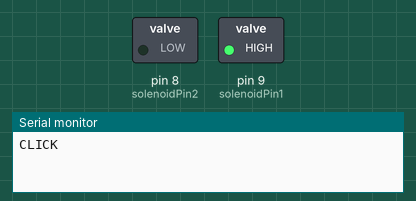
Simulated run of this sketch. Board: Arduino Uno, built with avr-gcc and run on an emulated ATmega328P. Parts: switched loads named in the sketch (green lamp = pin HIGH), the last lines printed to the serial monitor.

Above: at 5.0 s.
At 15.0 s:
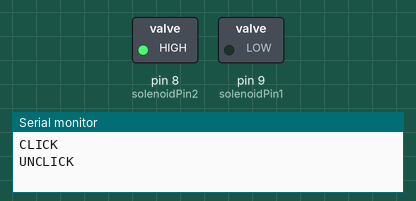
Timing chart, 0 to 26.0 s (numbered marks = the images above):
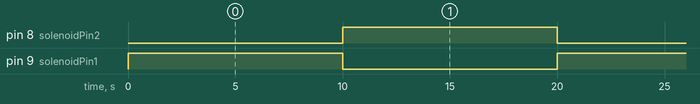

The sketch:

solenoid.ino
```cpp
int solenoidPin1 = 9;                    //This is the output pin on the Arduino
int solenoidPin2 = 8;

void setup()
{
  pinMode(solenoidPin1, OUTPUT);
  pinMode(solenoidPin2, OUTPUT);
  Serial.begin(9600);//Sets that pin as an output
}

void loop()
{
  digitalWrite(solenoidPin1, HIGH);      //Switch Solenoid ON
  digitalWrite(solenoidPin2, LOW);
  Serial.println("CLICK");
  delay(10000);                          //Wait 1 Second
  digitalWrite(solenoidPin1, LOW);       //Switch Solenoid OFF
  digitalWrite(solenoidPin2, HIGH);
  Serial.println("UNCLICK");
  delay(10000);                          //Wait 1 Second
}
```

Measured:
- by itself, pin 8 (solenoidPin2), pin 9 (solenoidPin1): alternates HIGH for 10.0 s and LOW for 10.0 s
